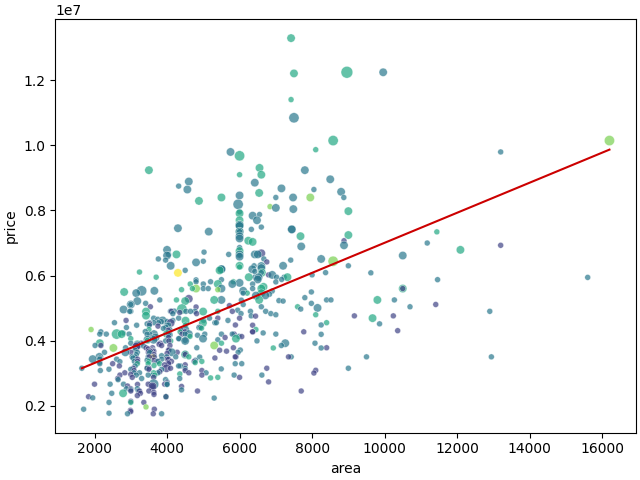

Recreate this plot in Python.
import numpy as np
import pandas as pd
import matplotlib.pyplot as plt
import seaborn as sns
import scipy
import scipy.stats


def load_data(filename):
    return pd.read_csv(filename)

def area_price_regression(data, N=10):
    xs_in = data['area']
    ys_in = data['price']
    xs = np.linspace(np.min(xs_in), np.max(xs_in), N)
    res = scipy.stats.linregress(xs_in, ys_in)
    ys = xs * res.slope + res.intercept
    return xs, ys, res.slope, res.intercept

def main():
    filename = 'Housing.csv'
    df = load_data(filename)
#    print(df)

    fig, ax = plt.subplots(1, constrained_layout=True)
    point_sizes = 7*df['bathrooms']
    sns.scatterplot(df, x='area', y='price', size=point_sizes, hue='bedrooms', ax=ax, alpha=0.7, legend=False, palette='viridis')
    xs, ys, _, _ = area_price_regression(df)
    sns.lineplot(x=xs, y=ys, ax=ax, c=(0.8, 0, 0))
    plt.show()

if __name__ == '__main__':
    main()
